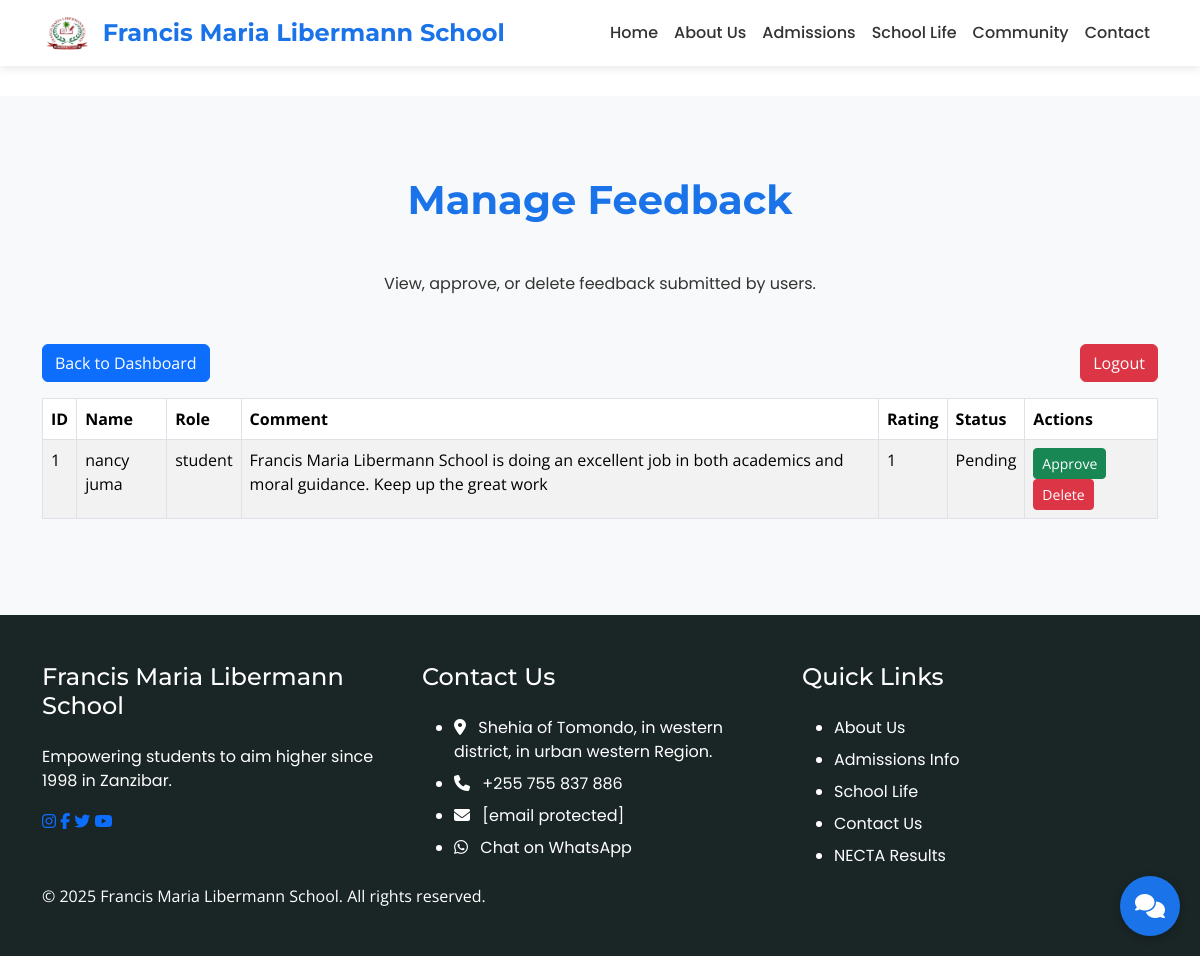
Page /admin/feedback (signed in) on the earlier database version.
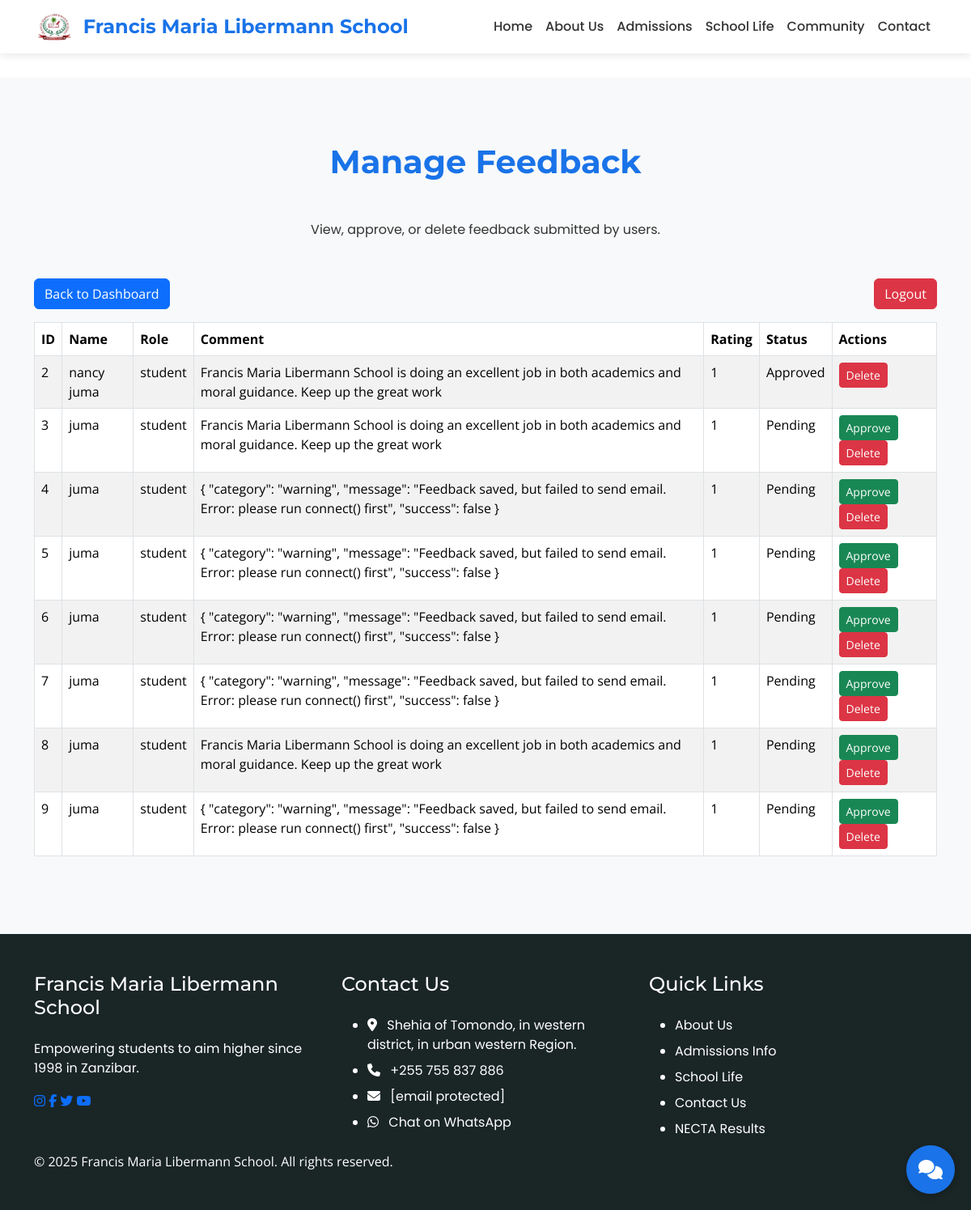
Same page on the later database version.
### app/models.py (models this page shows, shortened)
class Feedback(db.Model):
    id = db.Column(db.Integer, primary_key=True)
    name = db.Column(db.String(100), nullable=False)
    role = db.Column(db.String(50), nullable=False)
    comment = db.Column(db.Text, nullable=False)
    rating = db.Column(db.Integer, nullable=False)
    approved = db.Column(db.Boolean, default=False)
    created_at = db.Column(db.DateTime, default=datetime.utcnow)

### app/routes.py (the view, shortened to what this page needs)
@main.route('/admin/feedback', methods=['GET', 'POST'])
@login_required
def admin_feedback():
    feedbacks = Feedback.query.all()
    return render_template('admin_feedback.html', feedbacks=feedbacks)

### app/templates/admin_feedback.html (shortened to what this page needs)
{% extends "base.html" %}
{% block content %}
<section class="section bg-light">
    <div class="container">
        <h2 class="section-title">Manage Feedback</h2>
        <p class="text-center mb-5">View, approve, or delete feedback submitted by users.</p>
        <div class="row mb-3">
            <div class="col-md-12">
                <a href="{{ url_for('main.admin_dashboard') }}" class="btn btn-primary">Back to Dashboard</a>
                <a href="{{ url_for('main.admin_logout') }}" class="btn btn-danger float-end">Logout</a>
            </div>
        </div>
        <div class="row">
            <div class="col-md-12">
                <table class="table table-bordered table-striped">
                    <thead>
                        <tr>
                            <th>ID</th>
                            <th>Name</th>
                            <th>Role</th>
                            <th>Comment</th>
                            <th>Rating</th>
                            <th>Status</th>
                            <th>Actions</th>
                        </tr>
                    </thead>
                    <tbody>
                        {% for feedback in feedbacks %}
                        <tr>
                            <td>{{ feedback.id }}</td>
                            <td>{{ feedback.name }}</td>
                            <td>{{ feedback.role }}</td>
                            <td>{{ feedback.comment }}</td>
                            <td>{{ feedback.rating }}</td>
                            <td>{{ 'Approved' if feedback.approved else 'Pending' }}</td>
                            <td>
                                <form method="POST" style="display:inline;">
                                    {% if not feedback.approved %}
                                    <button type="submit" name="action" value="approve" class="btn btn-success btn-sm">Approve</button>
                                    {% endif %}
                                    <button type="submit" name="action" value="delete" class="btn btn-danger btn-sm" onclick="return confirm('Are you sure you want to delete this feedback?');">Delete</button>
                                </form>
                            </td>
                        </tr>
                        {% endfor %}
                    </tbody>
                </table>
            </div>
        </div>
    </div>
</section>
{% endblock %}

### app/templates/base.html (shortened to what this page needs)
<!DOCTYPE html>
<html lang="en">
<head>
    <link rel="stylesheet" href="https://cdnjs.cloudflare.com/ajax/libs/font-awesome/6.5.1/css/all.min.css">
    <link href="https://cdn.jsdelivr.net/npm/bootstrap@5.3.3/dist/css/bootstrap.min.css" rel="stylesheet">
    <link rel="stylesheet" href="https://unpkg.com/aos@2.3.1/dist/aos.css">
    <link rel="stylesheet" href="{{ url_for('static', filename='styles.css') }}">
</head>
<body>
    <div id="content" style="display: none;">
        <nav class="navbar navbar-expand-lg navbar-light fixed-top" id="mainNav">
            <div class="container">
                <a class="navbar-brand" href="{{ url_for('main.index') }}" data-translate="Francis Maria Libermann School">
                    <img src="{{ url_for('static', filename='assets/logo.jpeg') }}" alt="FML Logo" style="height: 40px; display: inline-block; vertical-align: middle; margin-right: 10px;">
                    Francis Maria Libermann School
                </a>
                <div class="collapse navbar-collapse" id="navbarNav">
                    <ul class="navbar-nav ms-auto">
                        <li class="nav-item">
                            <a class="nav-link {% if current_page == 'index' %}active{% endif %}" href="{{ url_for('main.index') }}" data-translate="Home">Home</a>
                        </li>
                        <li class="nav-item">
                            <a class="nav-link {% if current_page == 'about' %}active{% endif %}" href="{{ url_for('main.index') }}#about" data-translate="About Us">About Us</a>
                        </li>
                        <li class="nav-item">
                            <a class="nav-link {% if current_page == 'admissions' %}active{% endif %}" href="{{ url_for('main.admissions') }}" data-translate="Admissions">Admissions</a>
                        </li>
                        <li class="nav-item">
                            <a class="nav-link {% if current_page == 'school-life' %}active{% endif %}" href="{{ url_for('main.school_life') }}" data-translate="School Life">School Life</a>
                        </li>
                        <li class="nav-item">
                            <a class="nav-link {% if current_page == 'community' %}active{% endif %}" href="{{ url_for('main.community') }}" data-translate="Community">Community</a>
                        </li>
                        <li class="nav-item">
                            <a class="nav-link {% if current_page == 'contact' %}active{% endif %}" href="{{ url_for('main.contact') }}" data-translate="Contact">Contact</a>
                        </li>
                    </ul>
                </div>
            </div>
        </nav>
        <div class="container mt-5 pt-5" id="flashMessages">
        </div>
        {% block content %}{% endblock %}
        <footer class="footer">
            <div class="container">
                <div class="row">
                    <div class="col-lg-4 mb-4 mb-lg-0">
                        <h4 data-translate="Francis Maria Libermann School">Francis Maria Libermann School</h4>
                        <p data-translate="Empowering students to aim higher since 1998 in Zanzibar.">
                            Empowering students to aim higher since 1998 in Zanzibar.
                        </p>
                        <div class="social-links">
                            <a href="https://www.instagram.com/marist_unleashed/?hl=en" target="_blank" aria-label="Instagram"><i class="fab fa-instagram"></i></a>
                            <a href="https://www.facebook.com/MaristsTanzania/" target="_blank" aria-label="Facebook"><i class="fab fa-facebook-f"></i></a>
                            <a href="#" aria-label="Twitter"><i class="fab fa-twitter"></i></a>
                            <a href="#" aria-label="YouTube"><i class="fab fa-youtube"></i></a>
                        </div>
                    </div>
                    <div class="col-lg-4 mb-4 mb-lg-0">
                        <h4 data-translate="Contact Us">Contact Us</h4>
                        <ul class="footer-links">
                            <li><i class="fas fa-map-marker-alt me-2" aria-hidden="true"></i> <span data-translate="Shehia of Tomondo, in western district, in urban western Region.">Shehia of Tomondo, in western district, in urban western Region.</span></li>
                            <li><i class="fas fa-phone me-2" aria-hidden="true"></i> <span data-translate="+255 755 837 886">+255 755 837 886</span></li>
                            <li><i class="fas fa-envelope me-2" aria-hidden="true"></i> <span data-translate="info@maristboys.ac.tz"><a href="/cdn-cgi/l/email-protection" class="__cf_email__" data-cfemail="b7ded9d1d8f7dad6c5dec4c3d5d8cec499d6d499c3cd">[email protected]</a></span></li>
                            <li><i class="fab fa-whatsapp me-2" aria-hidden="true"></i> <a href="https://wa.me/255742901900?text=Hello,%20I%20need%20assistance%20with%20Francis%20Maria%20Libermann%20School!" target="_blank" data-translate="Chat on WhatsApp">Chat on WhatsApp</a></li>
                        </ul>
                    </div>
                    <div class="col-lg-4">
                        <h4 data-translate="Quick Links">Quick Links</h4>
                        <ul class="footer-links">
                            <li><a href="{{ url_for('main.index') }}#about" data-translate="About Us">About Us</a></li>
                            <li><a href="{{ url_for('main.admissions') }}" data-translate="Admissions Info">Admissions Info</a></li>
                            <li><a href="{{ url_for('main.school_life') }}" data-translate="School Life">School Life</a></li>
                            <li><a href="{{ url_for('main.contact') }}" data-translate="Contact Us">Contact Us</a></li>
                            <li><a href="https://matokeo.necta.go.tz/" target="_blank" data-translate="NECTA Results">NECTA Results</a></li>
                        </ul>
                    </div>
                </div>
                <div class="copyright" data-translate="© 2025 Francis Maria Libermann School. All rights reserved.">
                    © 2025 Francis Maria Libermann School. All rights reserved.
                </div>
            </div>
        </footer>
        <div class="chatbot">
            <button class="chatbot-toggle" aria-label="Open Chatbot">
                <i class="fas fa-comments" aria-hidden="true"></i>
            </button>
        </div>
    </div>
</body>
</html>

### app/static/styles.css (style rules this page uses)
body { font-family: 'Open Sans', sans-serif; color: #333; margin: 0; padding: 0; overflow-x: hidden; overflow-y: hidden; transition: overflow-y 0.3s ease; }
body.loaded { overflow-y: auto; }
h1, h2, h3, h4, h5, h6 { font-family: 'Montserrat', sans-serif; }
p, a, li { font-family: 'Poppins', sans-serif; }
#content { opacity: 0; transition: opacity 0.5s ease; }
#content.visible { opacity: 1; }
.navbar { transition: all 0.3s ease; background: rgba(255, 255, 255, 0.95); box-shadow: 0 2px 10px rgba(0, 0, 0, 0.1); position: fixed; width: 100%; z-index: 1000; }
.navbar-brand { font-family: 'Montserrat', sans-serif; font-weight: 700; font-size: 1.5rem; color: #1a73e8 !important; transition: color 0.3s ease; display: flex; align-items: center; }
.navbar-brand img { height: 40px; margin-right: 10px; transition: height 0.3s ease; }
.nav-item { position: relative; }
.nav-link { font-family: 'Poppins', sans-serif; font-weight: 500; font-size: 1rem; color: #333 !important; padding: 10px 15px; transition: color 0.3s ease; position: relative; display: inline-block; }
.nav-link::after { content: ''; position: absolute; width: 0; height: 2px; bottom: 0; left: 0; background-color: #1a73e8; transition: width 0.3s ease; }
.section { padding: 5rem 0; }
.section-title { font-size: 2.5rem; font-weight: 700; text-align: center; margin-bottom: 3rem; color: #1a73e8; }
.footer { background: #1a2526; color: #fff; padding: 3rem 0; }
.footer h4 { font-size: 1.5rem; margin-bottom: 1.5rem; }
.footer-links li { margin-bottom: 0.5rem; }
.footer-links a { color: #fff; text-decoration: none; transition: color 0.3s ease; }
.chatbot { position: fixed; bottom: 20px; right: 20px; z-index: 1000; }
.chatbot-toggle { background: #1a73e8; color: #fff; border: none; width: 60px; height: 60px; border-radius: 50%; display: flex; justify-content: center; align-items: center; font-size: 1.5rem; cursor: pointer; box-shadow: 0 2px 10px rgba(0, 0, 0, 0.2); transition: background 0.3s ease; }

Differences in the rows shown:
removed Feedback: id "1", name "nancy juma", role "student", comment "Francis Maria Libermann School is doing an excellent job in both academics and moral guidance. Keep up the great work", rating "1", approved "Pending", shows "Approve"
added Feedback: id "2", name "nancy juma", role "student", comment "Francis Maria Libermann School is doing an excellent job in both academics and moral guidance. Keep up the great work", rating "1", approved "Approved"
added Feedback: id "3", name "juma", role "student", comment "Francis Maria Libermann School is doing an excellent job in both academics and moral guidance. Keep up the great work", rating "1", approved "Pending", shows "Approve"
added Feedback: id "4", name "juma", role "student", comment "{ \"category\": \"warning\", \"message\": \"Feedback saved, but failed to send email. Error: please run connect() first\", \"success\": false }", rating "1", approved "Pending", shows "Approve"
added Feedback: id "5", name "juma", role "student", comment "{ \"category\": \"warning\", \"message\": \"Feedback saved, but failed to send email. Error: please run connect() first\", \"success\": false }", rating "1", approved "Pending", shows "Approve"
added Feedback: id "6", name "juma", role "student", comment "{ \"category\": \"warning\", \"message\": \"Feedback saved, but failed to send email. Error: please run connect() first\", \"success\": false }", rating "1", approved "Pending", shows "Approve"
added Feedback: id "7", name "juma", role "student", comment "{ \"category\": \"warning\", \"message\": \"Feedback saved, but failed to send email. Error: please run connect() first\", \"success\": false }", rating "1", approved "Pending", shows "Approve"
added Feedback: id "8", name "juma", role "student", comment "Francis Maria Libermann School is doing an excellent job in both academics and moral guidance. Keep up the great work", rating "1", approved "Pending", shows "Approve"
added Feedback: id "9", name "juma", role "student", comment "{ \"category\": \"warning\", \"message\": \"Feedback saved, but failed to send email. Error: please run connect() first\", \"success\": false }", rating "1", approved "Pending", shows "Approve"
